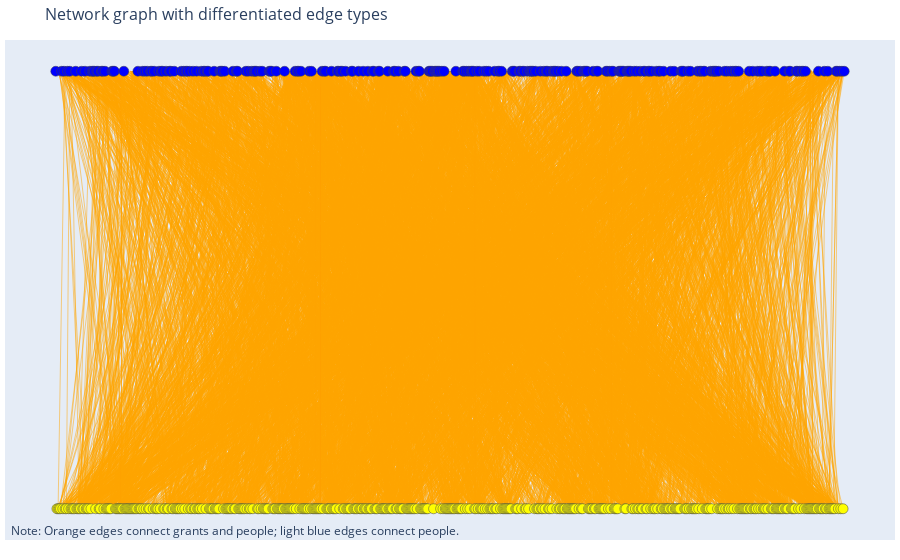

This figure's notebook cell:
### Code cell
import pandas as pd
import plotly.graph_objects as go

# Load the data from CSV files
df_grants_to_people = pd.read_csv('grants_to_people.csv')
df_people_to_people = pd.read_csv('people_to_people.csv')

# Extract unique nodes for grants and initial set of people
grants = df_grants_to_people['from'].unique()
people = pd.concat([df_grants_to_people['to'], df_people_to_people['from'], df_people_to_people['to']]).unique()

# Combine into a single list of unique nodes
nodes = list(set(grants).union(set(people)))

# Initialize the list of edges
edges = []

# Add grants-to-people edges
for _, row in df_grants_to_people.iterrows():
    edges.append((row['from'], row['to']))

# Add people-to-people edges
for _, row in df_people_to_people.iterrows():
    edges.append((row['from'], row['to']))

# Separate edges by type
edges_gp = []  # Edges connecting grants to people
edges_pp = []  # Edges connecting people to people

for edge in edges:
    if edge[0] in grants:
        edges_gp.append(edge)
    else:
        edges_pp.append(edge)

# Prepare Plotly traces for edges
edge_traces = []

# Trace for grant-to-person edges (orange)
for edge in edges_gp:
    x0, x1 = [nodes.index(edge[0]), nodes.index(edge[1])]
    y0, y1 = [0, 1]  # Simplified for demonstration
    edge_traces.append(go.Scatter(x=[x0, x1, None], y=[y0, y1, None], mode='lines',
                                  line=dict(width=0.5, color='orange'), hoverinfo='none'))

# Trace for people-to-people edges (light blue)
for edge in edges_pp:
    x0, x1 = [nodes.index(edge[0]), nodes.index(edge[1])]
    y0, y1 = [1, 1]  # Adjust based on your layout needs
    edge_traces.append(go.Scatter(x=[x0, x1, None], y=[y0, y1, None], mode='lines',
                                  line=dict(width=0.5, color='lightblue'), hoverinfo='none'))


# Node trace with colors (grants: yellow, people: blue)
node_x = [nodes.index(node) for node in nodes]
node_y = [0 if node in grants else 1 for node in nodes]  # Simplified positioning
node_colors = ['yellow' if node in grants else 'blue' for node in nodes]

node_trace = go.Scatter(x=node_x, y=node_y, mode='markers', hoverinfo='text', marker=dict(color=node_colors, size=10, line=dict(width=0.5)))

# Node labels as hover text
node_trace.text = nodes

# Create the figure
fig = go.Figure(data=edge_traces + [node_trace], layout=go.Layout(
    title='Network graph with differentiated edge types',
    titlefont_size=16,
    showlegend=False,
    hovermode='closest',
    margin=dict(b=20, l=5, r=5, t=40),
    annotations=[dict(text="Note: Orange edges connect grants and people; light blue edges connect people.",
                      showarrow=False, xref="paper", yref="paper", x=0.005, y=-0.002)],
    xaxis=dict(showgrid=False, zeroline=False, showticklabels=False),
    yaxis=dict(showgrid=False, zeroline=False, showticklabels=False)))

fig.show()
